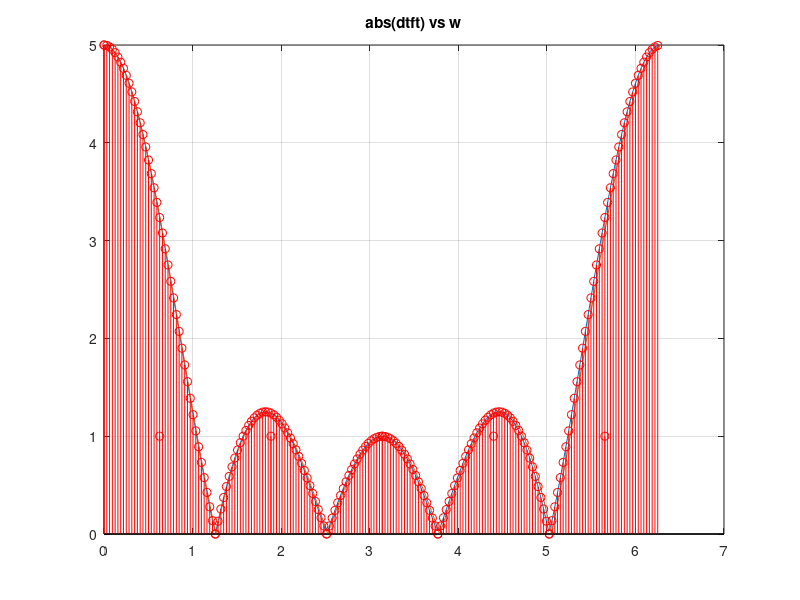
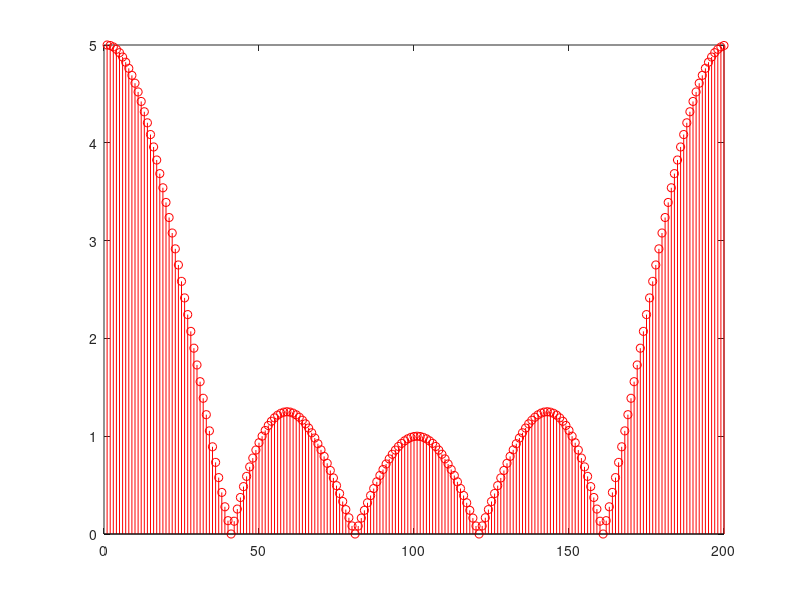

The MATLAB script that drew these images, in order:
%% DFT
clc;
clear;
close all;
F = dftmtx(4);
F * F';
w = linspace(0,2*pi,200);
dtft = exp(-2*j*w).*(sin(5*w/2)./sin(w/2));
figure;
plot(w,abs(dtft));
grid on;
title('abs(dtft) vs w');
signal = [1 1 1 1 1 0 0 0 0 0];
dft1 = fft(signal);
omega_samples = 2 * pi / 10 * [0:9];
hold on;
stem(omega_samples,dft1,'r');
s = [ ones(1,5) zeros(1,195)];
dft2 = fft(s);
close ;
plot(w,abs(dft2));
ws = 2 * pi / 200 * [0:199];
stem(ws,abs(dft2),'r');
figure;
stem(abs(dft2),'r');
%-----------------------------%
%% FFT 










